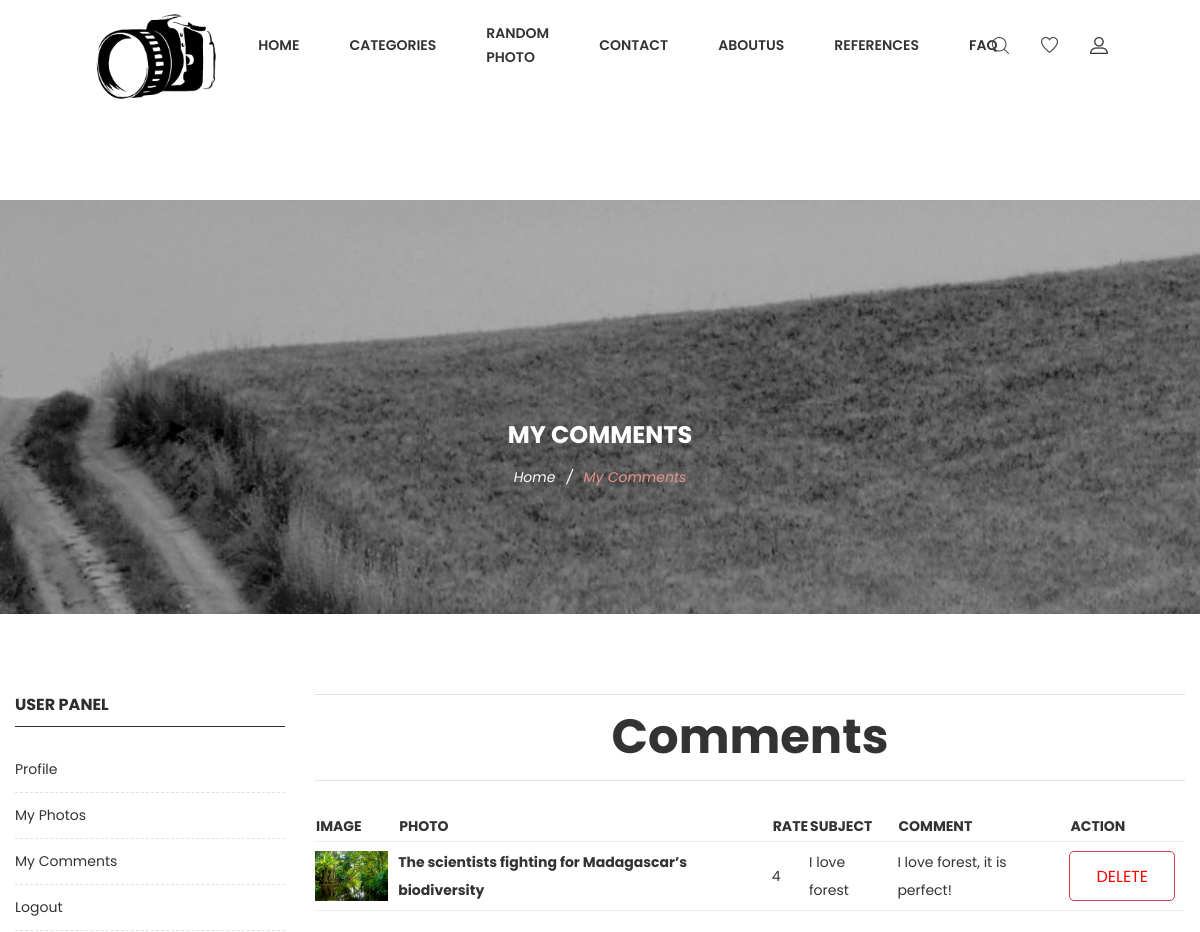
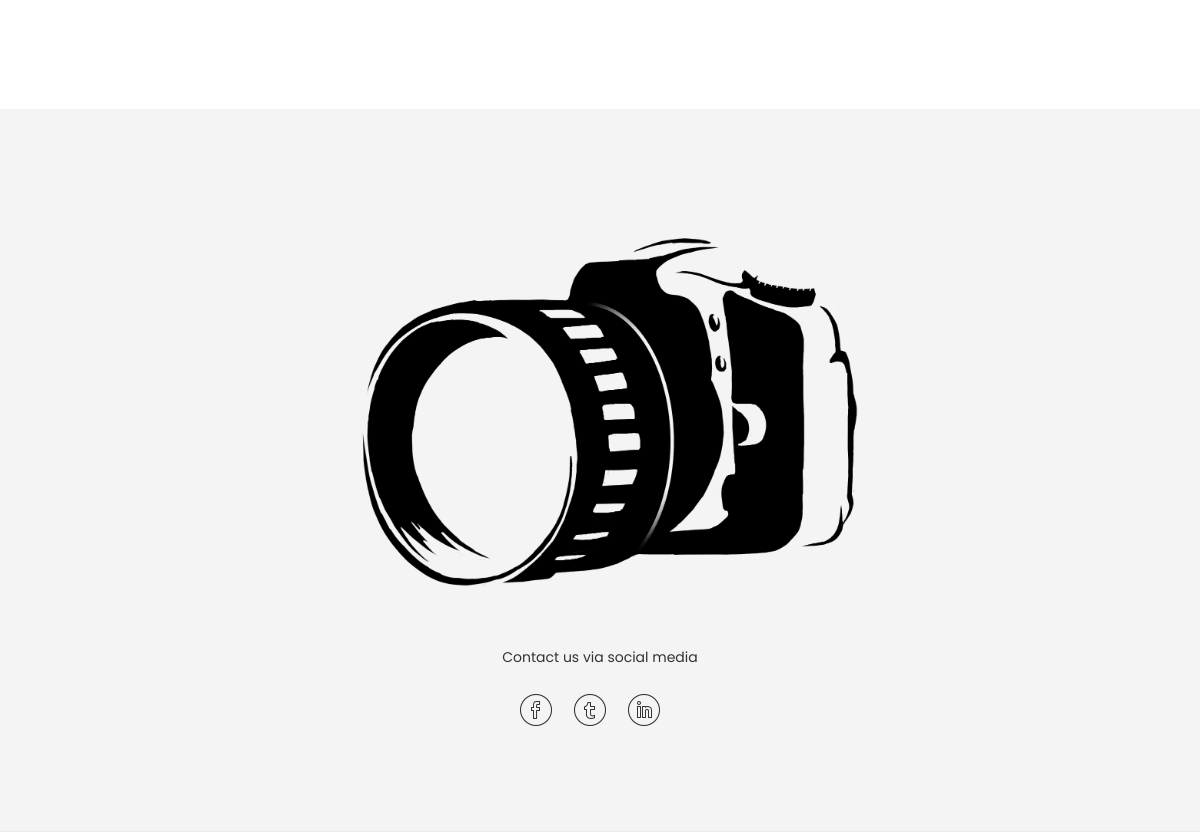
The app's page /user/comments/ (signed in) with its own data (2 pictures, top to bottom).
### photo/models.py (models this page shows, shortened)
class Comment(models.Model):
    STATUS = (
        ('New', 'Yeni'),
        ('True', 'Evet'),
        ('False', 'Hayır'),
    )
    photo = models.ForeignKey(Photo, on_delete=models.CASCADE)
    userprofil = models.ForeignKey(UserProfile, on_delete=models.CASCADE)
    user = models.ForeignKey(User, on_delete=models.CASCADE)
    subject = models.CharField(max_length=50, blank=True)
    comment = models.TextField(max_length=200, blank=True)
    rate = models.IntegerField(blank=True)
    status = models.CharField(max_length=10, choices=STATUS, default='New')
    ip = models.CharField(blank=True, max_length=20)
    create_at = models.DateTimeField(auto_now_add=True)
    update_at = models.DateTimeField(auto_now=True)

class Photo(models.Model):
    STATUS = (
        ('True', 'Evet'),
        ('False', 'Hayır'),
    )
    user = models.ForeignKey(User, on_delete=models.SET_NULL, null=True)
    category = models.ForeignKey(Category, on_delete=models.CASCADE)
    title = models.CharField(max_length=100)
    keywords = models.CharField(max_length=255)
    description = models.CharField(max_length=255)
    detail = RichTextUploadingField(blank=True)
    slug = models.SlugField(null=False, unique=True)
    image = models.ImageField(upload_to='images/', max_length=255)  # py -m pip install --upgrade Pillow
    status = models.CharField(max_length=10, choices=STATUS)
    create_at = models.DateTimeField(auto_now_add=True)
    update_at = models.DateTimeField(auto_now=True)
    def image_tag(self):
        return mark_safe('<img src="{}" height="50"/>'.format(self.image.url))
    image_tag.short_description = 'Image'

### user/views.py (the view)
# urls.py: path('comments/', views.comments, name='comments'),
@login_required(login_url='/login')
def comments(request):
    current_user = request.user
    comment = Comment.objects.filter(user_id=current_user.id, status='True')
    context = {
        'comments': comment,
    }
    context.update(common())
    return render(request, 'Pages/User/commentsPage.html', context)

### globals.py (called while the page is built)
def common():
    setting = Setting.objects.get(pk=1)
    category = Category.objects.all()
    return {'setting': setting,
            'category': category}

### home/templates/Pages/User/commentsPage.html (shortened to what this page needs)
{% extends 'HomeBase.html' %}
{% block body %}
    <div class="ht__bradcaump__area bg-image--5">
        <div class="container">
            <div class="row">
                <div class="col-lg-12">
                    <div class="bradcaump__inner text-center">
                        <h2 class="bradcaump-title">My Comments</h2>
                        <nav class="bradcaump-content">
                            <a class="breadcrumb_item" href="/">Home</a>
                            <span class="brd-separetor">/</span>
                            <span class="breadcrumb_item active">My Comments</span>
                        </nav>
                    </div>
                </div>
            </div>
        </div>
    </div>
    <div class="page-shop-sidebar left--sidebar bg--white section-padding--lg">
        <div class="container">
            <div class="row">
                {% include "Pages/User/profile_left_panel.html" %}
                <div class="col-lg-9 col-12 order-1 order-lg-2">
                    <div class="row">
                        <div class="col-lg-12">
                            <div class="shop__list__wrapper d-flex flex-wrap flex-md-nowrap justify-content-between">
                                <p>
                                <h1>Comments</h1></p>
                            </div>
                        </div>
                    </div>
                    <div class="tab__container">
                    {% if comments %}
                        <table>
                            <tr>
                                <th>
                                    Image
                                </th>
                                <th>
                                    Photo
                                </th>
                                <th>
                                    Rate
                                </th>
                                <th>
                                    Subject
                                </th>
                                <th>
                                    Comment
                                </th>
                                <th>
                                    Action
                                </th>
                            </tr>
                            {% for com in comments %}
                                <tr>
                                <td>
                                    <a href="/photo/{{ com.photo_id }}/{{ com.photo.slug }}">
                                    <img  height="50" src="{{ com.photo.image.url }}">
                                    </a>
                                </td>
                                    <td>
                                        <a href="/photo/{{ com.photo_id }}/{{ com.photo.slug }}">
                                            <strong>{{ com.photo.title }}</strong></a>
                                    </td>
                                    <td>
                                        {{ com.rate }}
                                    </td>
                                    <td>
                                        {{ com.subject }}
                                    </td>
                                    <td>
                                        {{ com.comment }}
                                    </td>
                                    <td>
                                            <ul class="cart__btn__list d-flex flex-wrap flex-md-nowrap flex-lg-nowrap justify-content-between">
                                                <li><a class="btn btn-danger" href="/user/deletecomment/{{ com.id }}"
                                                       onclick="return confirm('Will be Deleted! Are you Sure?')"><p style="color:red;">DELETE</p></a>
                                                </li>
                                            </ul>
                                    </td>
                                </tr>
                            {% endfor %}
                        </table>
                    {% else %}
                        You have not Commented yet!
                    {% endif %}
                    </div>
                </div>
            </div>
        </div>
    </div>
{% endblock %}

### records on screen
Comment: photo.image (picture), photo "The scientists fighting for Madagascar’s biodiversity", rate "4", subject "I love forest", comment "I love forest, it is perfect!"
